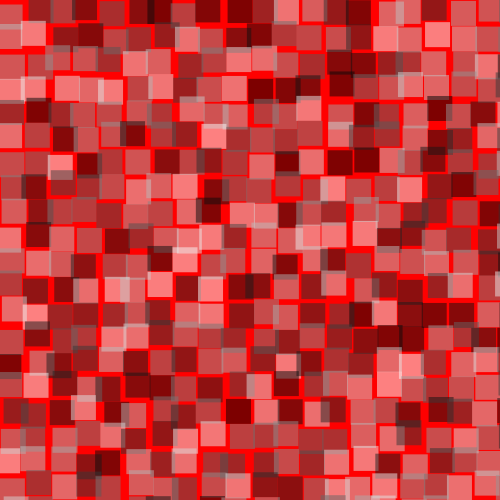
Frame 1 (no input)
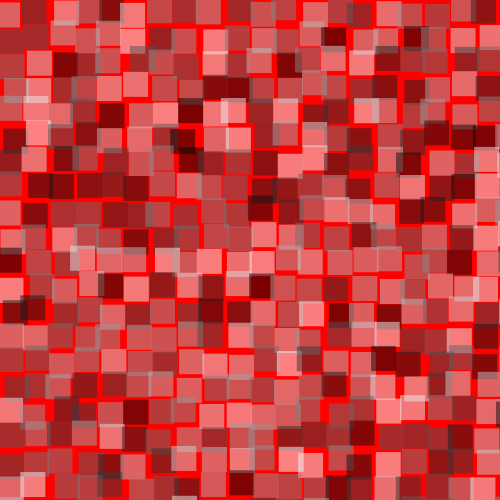
Frame 2 (the mouse pressed at the canvas centre, redrawn once)

The Processing sketch that drew these frames (run headless with seeded random() and noise(); the mouse was pressed at the canvas centre and the sketch redrawn once):

// Processing sketch: rettangoli_sfasati
// ── rettangoli_sfasati.pde
int q = 20; 
int d; 

void setup(){
    size(500, 500); 
    d=width/q; 
    noStroke();
    noLoop(); 
}

void draw(){
    background(255, 0, 0); 
    for(int y = 0; y<= height; y+=d){
        for(int x=0; x<=width; x+=d){
            fill(random(255), 130); 
            rect(x+random(-5, 5), y+random(-5, 5), d, d); 
        }
    }
}
